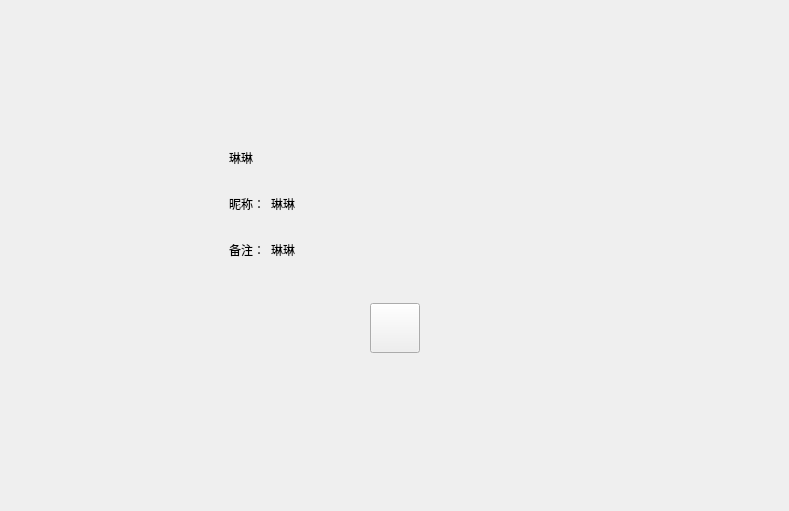
<?xml version="1.0" encoding="UTF-8"?>
<ui version="4.0">
 <class>FriendInfoPage</class>
 <widget class="QWidget" name="FriendInfoPage">
  <property name="geometry">
   <rect>
    <x>0</x>
    <y>0</y>
    <width>789</width>
    <height>511</height>
   </rect>
  </property>
  <property name="windowTitle">
   <string>Form</string>
  </property>
  <layout class="QVBoxLayout" name="verticalLayout">
   <property name="leftMargin">
    <number>120</number>
   </property>
   <property name="topMargin">
    <number>120</number>
   </property>
   <property name="rightMargin">
    <number>120</number>
   </property>
   <property name="bottomMargin">
    <number>120</number>
   </property>
   <item>
    <widget class="QWidget" name="widget" native="true">
     <layout class="QHBoxLayout" name="horizontalLayout">
      <item>
       <widget class="QLabel" name="icon_lb">
        <property name="minimumSize">
         <size>
          <width>85</width>
          <height>85</height>
         </size>
        </property>
        <property name="maximumSize">
         <size>
          <width>85</width>
          <height>85</height>
         </size>
        </property>
        <property name="text">
         <string/>
        </property>
       </widget>
      </item>
      <item>
       <widget class="QWidget" name="widget_3" native="true">
        <layout class="QVBoxLayout" name="verticalLayout_2">
         <item>
          <widget class="QWidget" name="widget_4" native="true">
           <property name="minimumSize">
            <size>
             <width>0</width>
             <height>40</height>
            </size>
           </property>
           <property name="maximumSize">
            <size>
             <width>16777215</width>
             <height>40</height>
            </size>
           </property>
           <layout class="QHBoxLayout" name="horizontalLayout_2">
            <property name="leftMargin">
             <number>0</number>
            </property>
            <property name="topMargin">
             <number>0</number>
            </property>
            <property name="rightMargin">
             <number>0</number>
            </property>
            <property name="bottomMargin">
             <number>0</number>
            </property>
            <item>
             <widget class="QLabel" name="name_lb">
              <property name="minimumSize">
               <size>
                <width>40</width>
                <height>0</height>
               </size>
              </property>
              <property name="maximumSize">
               <size>
                <width>16777215</width>
                <height>16777215</height>
               </size>
              </property>
              <property name="text">
               <string>琳琳</string>
              </property>
             </widget>
            </item>
            <item>
             <widget class="QLabel" name="sex_lb">
              <property name="minimumSize">
               <size>
                <width>40</width>
                <height>40</height>
               </size>
              </property>
              <property name="maximumSize">
               <size>
                <width>40</width>
                <height>40</height>
               </size>
              </property>
              <property name="text">
               <string/>
              </property>
             </widget>
            </item>
            <item>
             <spacer name="horizontalSpacer">
              <property name="orientation">
               <enum>Qt::Horizontal</enum>
              </property>
              <property name="sizeHint" stdset="0">
               <size>
                <width>40</width>
                <height>20</height>
               </size>
              </property>
             </spacer>
            </item>
           </layout>
          </widget>
         </item>
         <item>
          <widget class="QWidget" name="widget_2" native="true">
           <property name="minimumSize">
            <size>
             <width>0</width>
             <height>40</height>
            </size>
           </property>
           <property name="maximumSize">
            <size>
             <width>16777215</width>
             <height>40</height>
            </size>
           </property>
           <layout class="QHBoxLayout" name="horizontalLayout_3">
            <property name="leftMargin">
             <number>0</number>
            </property>
            <property name="topMargin">
             <number>0</number>
            </property>
            <property name="rightMargin">
             <number>0</number>
            </property>
            <property name="bottomMargin">
             <number>0</number>
            </property>
            <item>
             <widget class="QLabel" name="nick_tip">
              <property name="minimumSize">
               <size>
                <width>0</width>
                <height>30</height>
               </size>
              </property>
              <property name="maximumSize">
               <size>
                <width>50</width>
                <height>30</height>
               </size>
              </property>
              <property name="text">
               <string>昵称：</string>
              </property>
             </widget>
            </item>
            <item>
             <widget class="QLabel" name="nick_lb">
              <property name="text">
               <string>琳琳</string>
              </property>
             </widget>
            </item>
            <item>
             <spacer name="horizontalSpacer_2">
              <property name="orientation">
               <enum>Qt::Horizontal</enum>
              </property>
              <property name="sizeHint" stdset="0">
               <size>
                <width>40</width>
                <height>20</height>
               </size>
              </property>
             </spacer>
            </item>
           </layout>
          </widget>
         </item>
         <item>
          <widget class="QWidget" name="widget_5" native="true">
           <property name="minimumSize">
            <size>
             <width>0</width>
             <height>40</height>
            </size>
           </property>
           <property name="maximumSize">
            <size>
             <width>16777215</width>
             <height>40</height>
            </size>
           </property>
           <layout class="QHBoxLayout" name="horizontalLayout_4">
            <property name="leftMargin">
             <number>0</number>
            </property>
            <property name="topMargin">
             <number>0</number>
            </property>
            <property name="rightMargin">
             <number>0</number>
            </property>
            <property name="bottomMargin">
             <number>0</number>
            </property>
            <item>
             <widget class="QLabel" name="bak_tip">
              <property name="minimumSize">
               <size>
                <width>0</width>
                <height>30</height>
               </size>
              </property>
              <property name="maximumSize">
               <size>
                <width>50</width>
                <height>30</height>
               </size>
              </property>
              <property name="text">
               <string>备注：</string>
              </property>
             </widget>
            </item>
            <item>
             <widget class="QLabel" name="bak_lb">
              <property name="text">
               <string>琳琳</string>
              </property>
             </widget>
            </item>
            <item>
             <spacer name="horizontalSpacer_7">
              <property name="orientation">
               <enum>Qt::Horizontal</enum>
              </property>
              <property name="sizeHint" stdset="0">
               <size>
                <width>40</width>
                <height>20</height>
               </size>
              </property>
             </spacer>
            </item>
           </layout>
          </widget>
         </item>
        </layout>
       </widget>
      </item>
     </layout>
    </widget>
   </item>
   <item>
    <widget class="QWidget" name="widget_6" native="true">
     <layout class="QHBoxLayout" name="horizontalLayout_5">
      <item>
       <spacer name="horizontalSpacer_3">
        <property name="orientation">
         <enum>Qt::Horizontal</enum>
        </property>
        <property name="sizeHint" stdset="0">
         <size>
          <width>40</width>
          <height>20</height>
         </size>
        </property>
       </spacer>
      </item>
      <item>
       <widget class="ClickedBtn" name="msg_chat">
        <property name="minimumSize">
         <size>
          <width>50</width>
          <height>50</height>
         </size>
        </property>
        <property name="maximumSize">
         <size>
          <width>50</width>
          <height>50</height>
         </size>
        </property>
        <property name="text">
         <string/>
        </property>
       </widget>
      </item>
      <item>
       <spacer name="horizontalSpacer_4">
        <property name="orientation">
         <enum>Qt::Horizontal</enum>
        </property>
        <property name="sizeHint" stdset="0">
         <size>
          <width>40</width>
          <height>20</height>
         </size>
        </property>
       </spacer>
      </item>
     </layout>
    </widget>
   </item>
   <item>
    <spacer name="verticalSpacer_2">
     <property name="orientation">
      <enum>Qt::Vertical</enum>
     </property>
     <property name="sizeHint" stdset="0">
      <size>
       <width>20</width>
       <height>40</height>
      </size>
     </property>
    </spacer>
   </item>
  </layout>
 </widget>
 <customwidgets>
  <customwidget>
   <class>ClickedBtn</class>
   <extends>QPushButton</extends>
   <header>clickedbtn.h</header>
  </customwidget>
 </customwidgets>
 <resources/>
 <connections/>
</ui>
